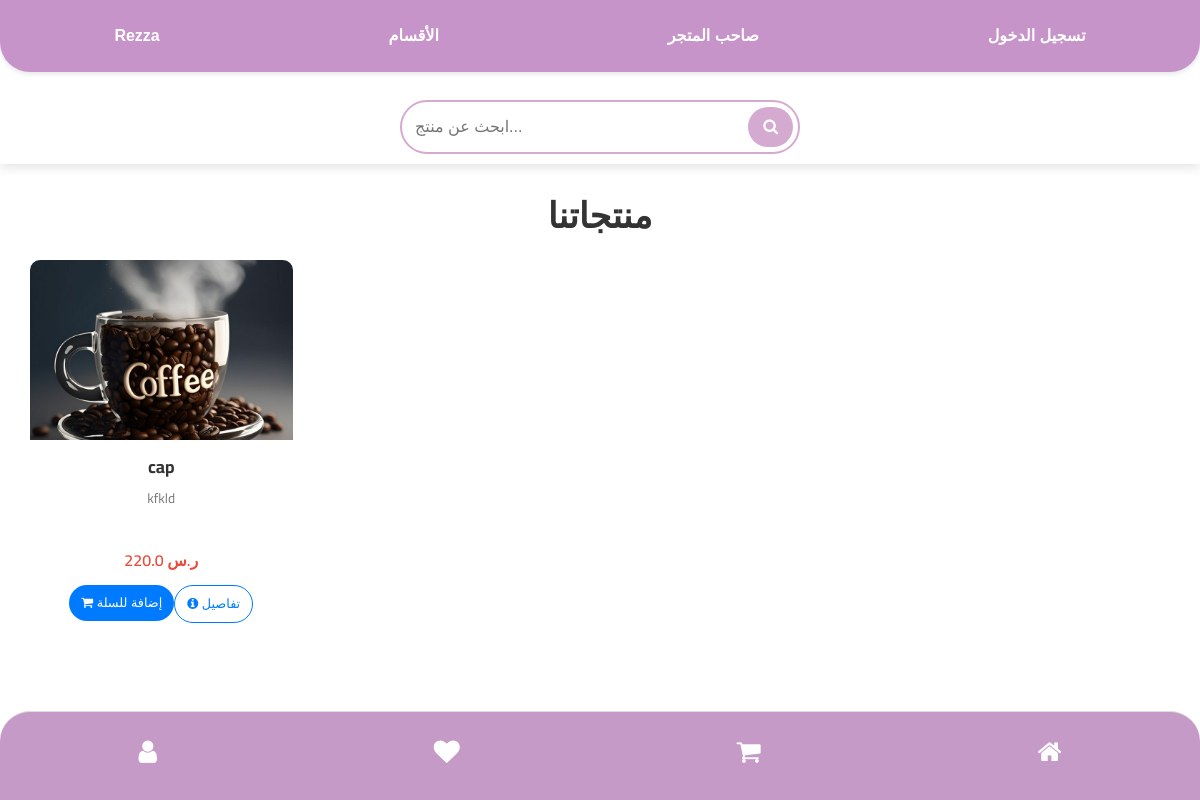
/category/19, run on an earlier commit of the app's database.
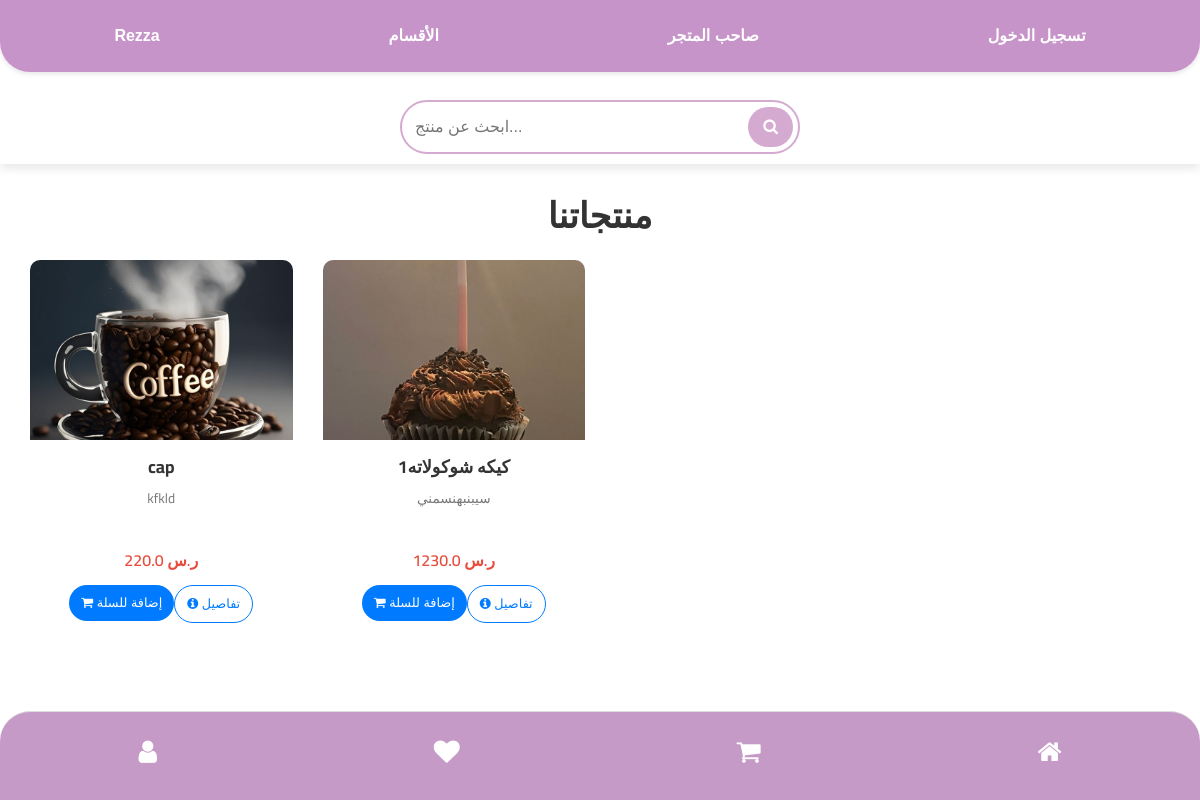
And on a later commit of the database.
### tables this page shows
CREATE TABLE product (
    id INTEGER PRIMARY KEY AUTOINCREMENT,
    name VARCHAR(255) NULL,
    image VARCHAR(500),
    description TEXT,
    category_id INTEGER NOT NULL,  -- القسم الفرعي
    seller_id INTEGER NOT NULL,  -- صاحب المنتج
    address_id INTEGER NOT NULL,  -- عنوان صاحب المنتج
    price_id INTEGER,
    stock_id INTEGER, featured BOOLEAN DEFAULT 0,
    FOREIGN KEY (category_id) REFERENCES category(id),
    FOREIGN KEY (seller_id) REFERENCES sellers(id),
    FOREIGN KEY (address_id) REFERENCES seller_address(id),
    FOREIGN KEY (price_id) REFERENCES prices(id)
    FOREIGN KEY (stock_id) REFERENCES stock(id)
);

CREATE TABLE prices (
    id INTEGER PRIMARY KEY AUTOINCREMENT,
    product_id INTEGER,
    original_price REAL,
    profit_price REAL
);

### app.py (the view)
@app.route('/category/<int:category_id>')
def show_products_by_category(category_id):
    conn = get_db_connection()
    products = conn.execute('''
        SELECT
            p.id,
            p.name,
            p.image,
            p.description,
            pr.original_price,
            pr.profit_price,
            s.quantity,
            c.name AS category,
            sllr.name AS seller,
            sa.address AS address,
            p.featured
        FROM product p
        LEFT JOIN prices pr ON p.price_id = pr.id
        LEFT JOIN stock s ON p.stock_id = s.id
        LEFT JOIN category c ON p.category_id = c.id
        LEFT JOIN sellers sllr ON p.seller_id = sllr.id
        LEFT JOIN seller_address sa ON sllr.SAddress_id = sa.id
        WHERE p.category_id = ?
    ''', (category_id,)).fetchall()
    conn.close()
    return render_template('shop_users.html', products=products)

### app.py (called while the page is built)
def get_db_connection():
    conn = sqlite3.connect('database/Eshop.db')
    conn.row_factory = sqlite3.Row
    return conn

### templates/shop_users.html (shortened to what this page needs)
{% include 'header.html' %}
<div class="container my-4">
    <h1 class="text-center mb-4" style="font-size: 2.2rem; font-weight: 700; color: #333;">منتجاتنا</h1>
    <div class="row">
        {% for product in products %}
        <div class="col-6 col-md-6 col-lg-4 col-xl-3 mb-3">
            <div class="product-card card h-100">
<img src="{{ url_for('static', filename=product.image.replace('static/', '')) }}"
     alt="{{ product.name }}" class="card-img-top">
                <div class="card-body text-center">
                    <h5 class="card-title">{{ product.name }}</h5>
                    <p class="card-text">{{ product.description }}</p>
                    <p class="price">ر.س {{ product.profit_price }}</p>
                    <div class="d-flex justify-content-center gap-2">
                        <form method="POST" action="{{ url_for('add_to_cart', product_id=product.id) }}" class="d-inline">
                            <button type="submit" class="btn btn-primary">
                                <i class="fa fa-shopping-cart"></i> إضافة للسلة
                            </button>
                        </form>
                        <a href="{{ url_for('product_details', product_id=product.id) }}" class="btn btn-outline-secondary">
                            <i class="fa fa-info-circle"></i> تفاصيل
                        </a>
                    </div>
                </div>
            </div>
        </div>
        {% endfor %}
    </div>
</div>
{% include 'f.html' %}

### templates/header.html (shortened to what this page needs)
<!DOCTYPE html>
<html lang="ar">
<head>
   <link rel="stylesheet" href="{{ url_for('static', filename='style/css/bootstrap.min.css') }}">
   <link rel="stylesheet" href="{{ url_for('static', filename='style/css/font-awesome.min.css') }}">
   <link rel="stylesheet" href="{{ url_for('static', filename='style/css/elegant-icons.css') }}">
   <link rel="stylesheet" href="{{ url_for('static', filename='style/css/nice-select.css') }}">
   <link rel="stylesheet" href="{{ url_for('static', filename='style/css/jquery-ui.min.css') }}">
   <link rel="stylesheet" href="{{ url_for('static', filename='style/css/owl.carousel.min.css') }}">
   <link rel="stylesheet" href="{{ url_for('static', filename='style/css/slicknav.min.css') }}">
   <link rel="stylesheet" href="{{ url_for('static', filename='style/css/use.css') }}">
   <link rel="stylesheet" href="{{ url_for('static', filename='style/css/index.css') }}">
</head>
<body>
    <nav class="navbar fixed-top">
        <ul class="navbar-nav">
            <li class="nav-item">
                <a class="nav-link" href="{{ url_for('index') }}">
                    Rezza
                </a>
            </li>
            <li class="nav-item user-menu">
                <a class="nav-link" href="#">الأقسام</a>
            </li>
            <li class="nav-item user-menu">
                <a class="nav-link" href="#">
                    صاحب المتجر
                </a>
            </li>
            <li class="nav-item user-menu">
                <a class="nav-link" href="#">
                    تسجيل الدخول
                </a>
            </li>
        </ul>
    </nav>
    <div class="search-container ">
        <div class="search-box">
            <input type="text" placeholder="ابحث عن منتج...">
            <button type="submit"><i class="fa fa-search"></i></button>
        </div>
    </div>

### templates/f.html (shortened to what this page needs)
<div class="footer">
    <div class="footer-icon">
        <a class="nav-link" href="{{ url_for('index') }}">
        <i class="fa fa-user"></i></a>
    </div>
    <div class="footer-icon" >
        <a class="nav-link" href="{{ url_for('index') }}">
        <i class="fa fa-heart"></i></a>
    </div>
    <div class="footer-icon">
        <a class="nav-link" href="{{ url_for('view_cart') }}">
        <i class="fa fa-shopping-cart"></i></a>
    </div>
    <div class="footer-icon">
        <a class="nav-link" href="{{ url_for('index') }}">
            <i class="fa fa-home"></i></a>
    </div>
</div>
</body>
</html>

### static/style/css/use.css (style rules this page uses)
html, body { height: 100%; font-family: "Cairo", sans-serif; -webkit-font-smoothing: antialiased; font-smoothing: antialiased; }
h1, h2, h3, h4, h5, h6 { margin: 0; color: #111111; font-weight: 400; font-family: "Cairo", sans-serif; }
h1 { font-size: 70px; }
h5 { font-size: 18px; }
p { font-size: 16px; font-family: "Cairo", sans-serif; color: #6f6f6f; font-weight: 400; line-height: 26px; margin: 0 0 15px 0; }
img { max-width: 100%; }
ul, ol { padding: 0; margin: 0; }
.footer { background: #F3F6FA; padding-top: 70px; padding-bottom: 0; }
@media only screen and (min-width: 1200px) { .container { max-width: 1170px; } }

### static/style/css/index.css (style rules this page uses)
body { padding-top: 170px; padding-bottom:500px; font-family: Arial, sans-serif; padding-bottom: 80px; }
.navbar { background-color: #c794ca; padding: 12px 0; display: flex; justify-content: center; align-items: center; box-shadow: 0 2px 5px rgba(0, 0, 0, 0.1); transition: background-color 0.3s ease; border-radius: 0 0 30px 30px; z-index: 1000; }
.navbar-nav { display: flex; flex-direction: row; justify-content: center; width: 100%; list-style: none; padding: 0; margin: 0; }
.nav-item { flex-grow: 1; text-align: center; position: relative; }
.nav-link { color: white; font-size: 16px; font-weight: bold; text-decoration: none; padding: 12px; display: block; transition: all 0.3s ease; }
.search-container { position: fixed; top: 60px; left: 0; width: 100%; background-color: white; padding: 10px; display: flex; justify-content: center; box-shadow: 0px 4px 10px rgba(0, 0, 0, 0.1); z-index: 999; padding-top: 40px; }
.search-box { display: flex; align-items: center; border: 2px solid #d5aad0; border-radius: 30px; padding: 5px; width: 100%; max-width: 400px; }
.search-box input { border: none; outline: none; padding: 8px; flex-grow: 1; border-radius: 30px; }
.search-box button { background-color: #d5aad0; color: white; border: none; padding: 8px 15px; border-radius: 30px; cursor: pointer; transition: background-color 0.3s ease; }
.user-menu { position: relative; }
.product-card { transition: transform 0.3s ease-in-out, box-shadow 0.3s ease-in-out; border: none; border-radius: 10px; overflow: hidden; background: #fff; margin-bottom: 15px; }
.product-card img { height: 180px; object-fit: cover; width: 100%; }
.product-card .card-body { padding: 1rem; }
.product-card .card-title { font-size: 1.1rem; font-weight: 700; color: #333; margin-bottom: 0.5rem; }
.product-card .card-text { font-size: 0.85rem; color: #777; height: 50px; overflow: hidden; text-overflow: ellipsis; margin-bottom: 0.75rem; }
.product-card .price { font-size: 1rem; font-weight: 600; color: #e74c3c; margin-bottom: 0.75rem; }
.product-card .btn { font-size: 0.8rem; padding: 0.5rem 0.75rem; border-radius: 20px; transition: background-color 0.3s ease-in-out, color 0.3s ease-in-out; }
.product-card .btn-primary { background-color: #007bff; border: none; }
.product-card .btn-outline-secondary { border-color: #007bff; color: #007bff; }
.footer { position: fixed; bottom: 0; left: 0; width: 100%; background: #c69ac6; display: flex; justify-content: space-around; align-items: center; padding: 15px 0; border-top: 1px solid #ddd; border-radius: 30px 30px 0 0; z-index: 1000; }
.footer-icon { text-align: center; color: white; cursor: pointer; transition: transform 0.2s ease-in-out; }
.footer-icon i { font-size: 26px; }

What changed in the data, as far as the page shows it:
added product: image (picture), name "كيكه شوكولاته1", description "سيبنبهنسمني", profit_price "1230.0"
